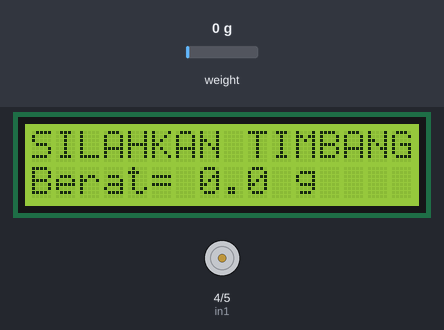
This sketch was run on a simulated Arduino Uno, built with avr-gcc and run on an emulated ATmega328P. Shown: 16×2 character LCD, motor-driver pin pairs drawn as motors (green arrow = first pin HIGH = forward, orange = second pin HIGH = backward, longer = more drive, scaled by the enable pin). Inputs (shaded band) come from the test bench; at power-on: weight on the scale 0 g. What the sketch prints to the serial monitor is not drawn.

Above: at 8.1 s.
8.2 s: weight on the scale set to 926 g
At 13.3 s:
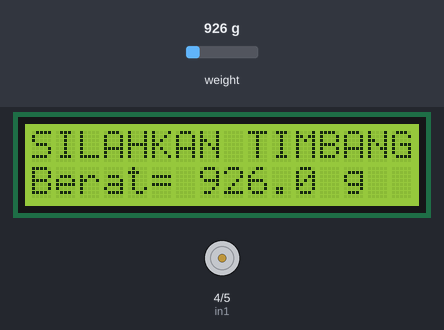
13.6 s: weight on the scale set to 1081 g
At 17.0 s:
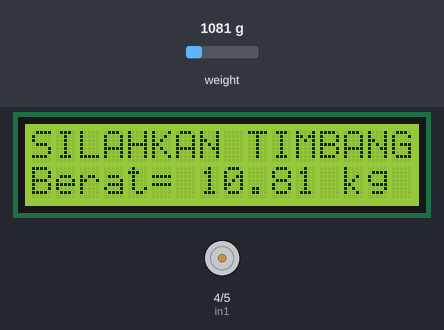
18.4 s: weight on the scale set to 100 g
At 21.6 s:
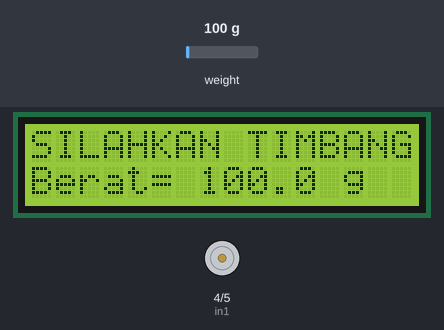
Timing chart, 0 to 23.1 s (numbered marks = the images above; inputs shaded):
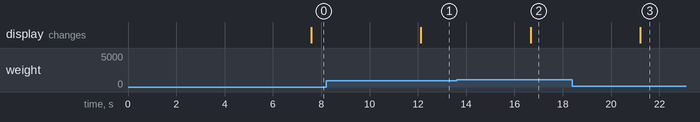

Measured:
- the behaviour switches between 999 and 1000 g on weight on the scale (found by bisection; images 1 and 2)
- after the input at 8.2 s, the display: changes after 3.9 s (image 1)
- after the input at 13.6 s, the display: changes after 3.1 s (image 2)
- after the input at 18.4 s, the display: changes after 2.8 s (image 3)

The sketch:

cod2.ino
```cpp
#include "HX711.h"
#include <Wire.h>
#include <LiquidCrystal_I2C.h>
#define enA A0
#define in1 4
#define in2 5

// HX711 circuit wiring
float hasil, berat ;
int motorSpeedA = 0;
int motorSpeedB = 0;
int motorSpeedC = 0;
int motorSpeedD = 0;
const int LOADCELL_DOUT_PIN = 3;
const int LOADCELL_SCK_PIN = 2;

LiquidCrystal_I2C lcd(0x27, 16, 2);
HX711 scale;


void setup() {
  pinMode(enA, OUTPUT);
  pinMode(in1, OUTPUT);
  pinMode(in2, OUTPUT);
  Serial.begin (9600);

  Serial.println("Pastikan Tidak Ada Beban");
  lcd.begin();
  lcd.backlight();
  scale.begin(LOADCELL_DOUT_PIN, LOADCELL_SCK_PIN);
  scale.set_scale(440.0);                      // this value is obtained by calibrating the scale with known weights; see the README for details
  scale.tare(50);				        // reset the scale to 0
  Serial.println("Silahkan Untuk Menimbang");
}

void loop() {


  Serial.print("Berat");
  float berat= scale.get_units(25);
  if(berat<=0.1)
  {
    berat=0.0;
  }
  Serial.println(berat,1);

  if (berat<1000)
  {
  lcd.clear();
  lcd.setCursor(0, 0);
  lcd.print("SILAHKAN TIMBANG");
  lcd.setCursor(0, 1);
  lcd.print("Berat= ");
  lcd.print(berat,1);
  lcd.print(" g");
  analogWrite(enA, motorSpeedB);
  digitalWrite(in1, HIGH);
  digitalWrite(in2, LOW);
  }

 else if (berat>=1000)
  {
  lcd.clear();
  lcd.setCursor(0, 0);
  lcd.print("SILAHKAN TIMBANG");
  float hasil=berat/100;
  lcd.setCursor(0, 1);
  lcd.print("Berat= ");
  lcd.print(hasil);
  lcd.print(" kg");
  }

  scale.power_down();
  delay(2000);
  scale.power_up();


  if ( berat == 0){
    digitalWrite(enA, motorSpeedA);
    if ( motorSpeedA == 0 ){
       digitalWrite(in1, HIGH);
       digitalWrite(in2, LOW);
      }
    }

    else if ( berat >= 10 && berat == 100){
    digitalWrite(enA, motorSpeedB);
    if ( motorSpeedB == 1000 ){
       digitalWrite(in1, HIGH);
       digitalWrite(in2, LOW);
      }
    }

}
```
